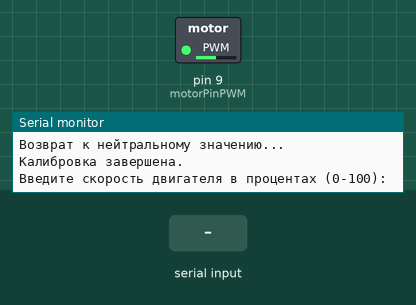
This sketch was run on a simulated Arduino Uno, built with avr-gcc and run on an emulated ATmega328P. On the bench: switched loads named in the sketch (green lamp = pin HIGH), the last lines printed to the serial monitor. The inputs (shaded band) are chosen by the test bench.

Above: at 6.3 s.
6.4 s: "90,45\n" received over Serial
At 7.69 s:
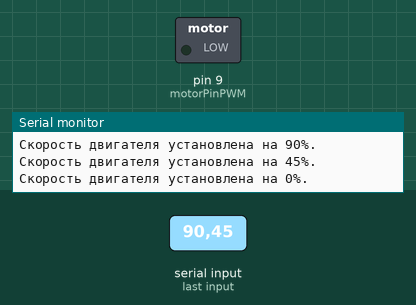
7.9 s: "30,150\n" received over Serial
At 8.7 s:
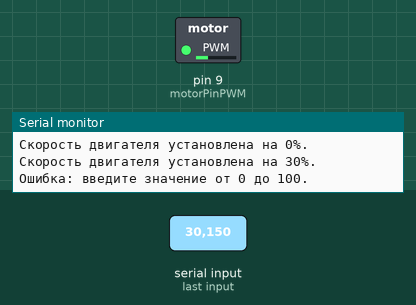
Timing chart, 0 to 10.9 s (numbered marks = the images above; inputs shaded):
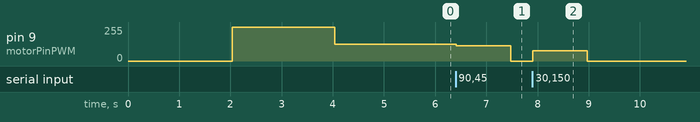

The sketch:

test_asinx.ino
```cpp
const int motorPinPWM = 9; // Единственный пин для управления драйвером двигателя

void setup() {
  pinMode(motorPinPWM, OUTPUT); // Установка пина в режим вывода
  Serial.begin(9600); // Инициализация последовательного соединения
  Serial.println("Калибровка диапазона...");

  // Калибровка диапазона
  Serial.println("Подача минимального значения...");
  analogWrite(motorPinPWM, 0); // Минимум
  delay(2000);

  Serial.println("Подача максимального значения...");
  analogWrite(motorPinPWM, 255); // Максимум
  delay(2000);

  Serial.println("Возврат к нейтральному значению...");
  analogWrite(motorPinPWM, 127); // Нейтральное значение
  delay(1000);

  Serial.println("Калибровка завершена.");
  Serial.println("Введите скорость двигателя в процентах (0-100):");
}

void loop() {
  if (Serial.available() > 0) {
    int percentage = Serial.parseInt(); // Чтение значения от пользователя
    if (percentage >= 0 && percentage <= 100) {
      int pwmValue = map(percentage, 0, 100, 0, 255); // Преобразование процентов в значение ШИМ
      analogWrite(motorPinPWM, pwmValue);            // Управление драйвером
      Serial.print("Скорость двигателя установлена на ");
      Serial.print(percentage);
      Serial.println("%.");
    } else {
      Serial.println("Ошибка: введите значение от 0 до 100.");
    }
  }
}
```

Measured:
- after the input at 6.4 s, pin 9 (motorPinPWM): 127/255 → 114/255 at once, → 0/255 1.1 s later
- after the input at 7.9 s, pin 9 (motorPinPWM): 0/255 → 76/255 at once, → 0/255 1.1 s later
